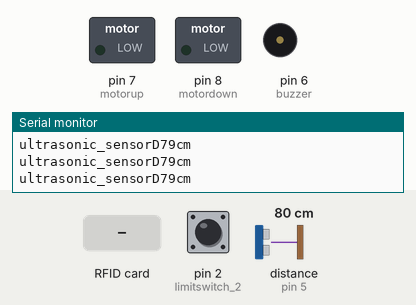
Bench run of a sketch on a simulated Arduino Uno, built with avr-gcc and run on an emulated ATmega328P. Parts: switched loads named in the sketch (green lamp = pin HIGH), buzzer (waves = sounding, pin HIGH), the last lines printed to the serial monitor. Wiring (inferred from the names in the program): ultrasonic range finder: trigger pin 4; echo pin 5. Dashed ring = blinking. Inputs (shaded band) come from the test bench; at power-on: distance to the obstacle (sensor on pin 5) 80 cm, pin 2 (limitswitch_2) LOW. The echo pulse lasts 58.3 µs per cm; pins used as bus, display or sensor lines are not drawn.

Above: at 1.2 s.
1.3 s: RFID card F2 DE 4C 19 held to the reader
At 3.5 s:
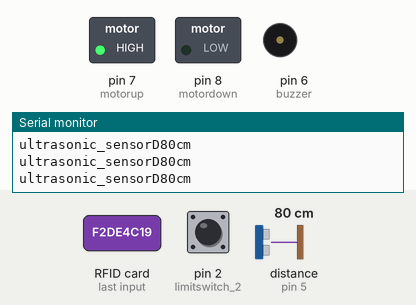
4.1 s: distance to the obstacle (sensor on pin 5) set to 12 cm
7.1 s: distance to the obstacle (sensor on pin 5) set to 9 cm
At 7.52 s:
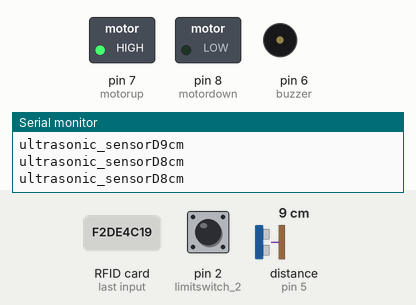
10.1 s: RFID card AB FB B0 63 held to the reader
At 11.18 s:
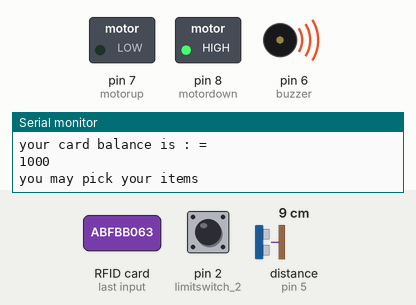
13.1 s: pin 2 (limitswitch_2) pulled HIGH for 1 s
17.1 s: distance to the obstacle (sensor on pin 5) set to 18 cm
At 17.9 s:
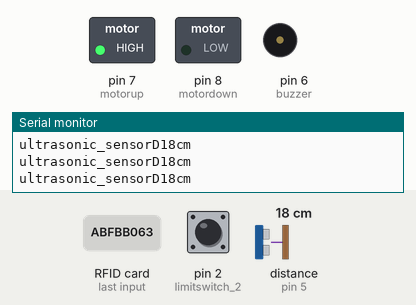
Timing chart, 0 to 19.6 s (numbered marks = the images above; inputs shaded):
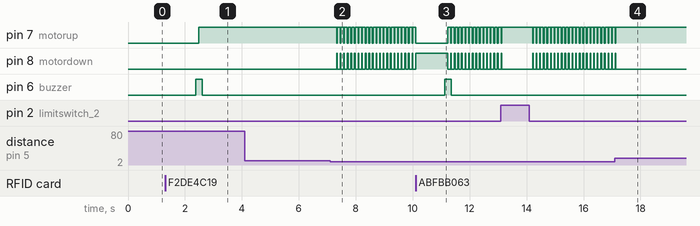

The sketch:

payment_system.ino
```cpp
#include <SPI.h>;
#include <MFRC522.h>
#include <EEPROM.h>


#define RST_PIN 9
#define SS_PIN 10
String card1, card2;
MFRC522 mfrc522(SS_PIN, RST_PIN);
int access = 0;
int buzz = 0;
int buzzer = 6;
int cardbalance_1 = 5000;
int cardbalance_2 = 1500;
int limitswitch_1 = 1;
int limitswitch_2 = 2;
int done_button = 3;
int motorup = 7;
int motordown = 8;
int trigpinD = 4;
int echopinD = 5;
int limitswitch_state_1, limitswitch_state_2, done;
int activate = false;

void setup()
{
  // EEPROM.get(0,cardbalance_1);
  // EEPROM.get(1,cardbalance_2);
  Serial.begin(9600);
  pinMode(buzzer, OUTPUT);
  pinMode(motorup, OUTPUT);
  pinMode(motordown, OUTPUT);
  pinMode(limitswitch_1, INPUT);
  pinMode(limitswitch_2, INPUT);
  pinMode(buzzer, OUTPUT);
  pinMode(trigpinD, OUTPUT);
  pinMode(echopinD, INPUT);
  pinMode(done_button, INPUT);
  SPI.begin();
  mfrc522.PCD_Init();
  mfrc522.PCD_DumpVersionToSerial();
  Serial.print(F("payment system"));
  Serial.println();

}
void loop()
///{
  //if (activate == true)//when done_button is pressed ,payment and access control activated
  {
    //if (limitswitch_state_2 == HIGH)//when access control arm is down that only when you can pay
    //{
    payment();
    //}
    stevie();
    access_control_open();
    if (limitswitch_state_2 == LOW) //utrasonic sensor activated only when limit switch 2 is off ie arm is moving up or up
    {
      access_control_down();
    }
  //}
  activate = false;
}
void stevie()
{
  // payment();
  if (buzz == 1)
  {
    digitalWrite(buzzer, HIGH);
    Serial.println();
    delay(100);
    buzz = 0;
  }
  else
  {
    if (buzz == 0)
    {
      digitalWrite(buzzer, LOW);
    }
  }

}

void payment()
{
  if (! mfrc522.PICC_IsNewCardPresent())
  {
    return;
  }
  if (!mfrc522.PICC_ReadCardSerial())
  {
    return;
  }
  String content = "";
  for (byte i = 0; i < mfrc522.uid.size; i++)
  {
    content.concat(String(mfrc522.uid.uidByte[i] < 0x10 ? "0" : " "));
    content.concat(String(mfrc522.uid.uidByte[i], HEX));
  }
  content.toUpperCase();
  if (content.substring(1) == "F2 DE 4C 19")
  {
    if (cardbalance_1 >= 500)
    {
      cardbalance_1 = cardbalance_1 - 500;
      Serial.println();
      Serial.print("thank you for shopping with us");
      Serial.println();
      Serial.print("your card balance is : =");
      Serial.println();
      Serial.println(cardbalance_1);
      //EEPROM.put(0,cardbalance_1);
      Serial.print("you may pick your items");
      buzz = 1;
      access = 1;
      delay(1000);
    }
    else
    {
      card1 = content.substring(1);
      Serial.println();
      Serial.print("sorry  you don't have enough cash,your card balance is:=");
      Serial.println();
      Serial.println(cardbalance_1);
      buzz = 1;
      access = 0;
    }
  }
  else if (content.substring(1) == "AB FB B0 63")
  {
    if (cardbalance_2 >= 500 )
    {
      cardbalance_2 = cardbalance_2 - 500;
      Serial.println();
      Serial.print("thank you for shopping with us");
      Serial.println();
      Serial.print("your card balance is : =");
      Serial.println();
      Serial.println(cardbalance_2);
      Serial.print("you may pick your items");
      buzz = 1;
      access = 1;
      delay(1000);

    }
    else
    {
      card1 = content.substring(1);
      Serial.println();
      Serial.print("sorry  you don't have enough cash,your card balance is:=");
      Serial.println();
      Serial.println(cardbalance_2);
      buzz = 1;
      access = 0;
    }
  }
}
void motor_up()
{
  digitalWrite(motorup, HIGH);
  digitalWrite(motordown, LOW);
}
void motor_down()
{
  digitalWrite(motorup, LOW);
  digitalWrite(motordown, HIGH);
}
void motor_off()
{
  digitalWrite(motorup, LOW);
  digitalWrite(motordown, LOW);
}

void access_control_open()
{
  limitswitch_state_1 = digitalRead(limitswitch_1);
  limitswitch_state_2 = digitalRead(limitswitch_2);
  if (access == 1 && limitswitch_state_1 == LOW)
  {
    motor_up();
  }
  else if (limitswitch_state_1 == HIGH)
  {
    motor_off();
    access = 0;
  }
}
void access_control_down()
{
  long durationD, distanceD;
  digitalWrite(trigpinD, LOW);
  delayMicroseconds(2);
  digitalWrite(trigpinD, HIGH);
  delayMicroseconds(10);
  digitalWrite(trigpinD, LOW);
  durationD = pulseIn(echopinD, HIGH);
  distanceD = (durationD / 2) / 29.1;
  Serial.print("ultrasonic_sensorD");
  Serial.print(distanceD);
  Serial.print("cm");
  Serial.println();
  delay(100);
  if (distanceD <= 10)
  {
    motor_down();
  }
  else if (limitswitch_state_2 == HIGH)
  {
    motor_off();
  }
}
void corona()
{
  done = digitalRead(done_button);
  if (done == HIGH)
  {
    activate = true;
  }
}
```

Measured:
- the behaviour switches between 11 and 10 cm on distance to the obstacle (sensor on pin 5) (found by bisection; images 1 and 2)
- after the input at 1.3 s, pin 7 (motorup): LOW → HIGH after 1.2 s; pin 6 (buzzer): LOW → HIGH after 1.1 s, → LOW 0.23 s later
- after the input at 7.1 s, pin 7 (motorup): alternates HIGH for 0.10 s and LOW for 0.03 s, starting after 0.22 s; pin 8 (motordown): alternates HIGH for 0.03 s and LOW for 0.10 s, starting after 0.22 s
- after the input at 10.1 s, pin 6 (buzzer): LOW → HIGH after 1.0 s, → LOW 0.23 s later
- after the input at 17.1 s, pin 7 (motorup): goes on until 17.1 s, then stays HIGH; pin 8 (motordown): goes on until 17.1 s, then stays LOW
